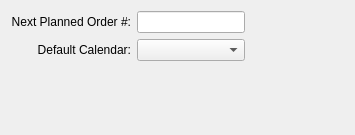
<?xml version="1.0" encoding="UTF-8"?>
<ui version="4.0">
 <comment>This file is part of the xTuple ERP: PostBooks Edition, a free and
open source Enterprise Resource Planning software suite,
Copyright (c) 1999-2010 by OpenMFG LLC, d/b/a xTuple.
It is licensed to you under the Common Public Attribution License
version 1.0, the full text of which (including xTuple-specific Exhibits)
is available at www.xtuple.com/CPAL.  By using this software, you agree
to be bound by its terms.</comment>
 <class>configureMS</class>
 <widget class="QWidget" name="configureMS">
  <property name="geometry">
   <rect>
    <x>0</x>
    <y>0</y>
    <width>355</width>
    <height>135</height>
   </rect>
  </property>
  <property name="windowTitle">
   <string>M/S Module Configuration</string>
  </property>
  <layout class="QGridLayout" name="gridLayout_2">
   <item row="0" column="0">
    <layout class="QHBoxLayout" name="horizontalLayout">
     <item>
      <layout class="QVBoxLayout" name="verticalLayout">
       <item>
        <layout class="QGridLayout" name="gridLayout">
         <item row="0" column="0">
          <widget class="QLabel" name="_nextPlanNumLit">
           <property name="text">
            <string>Next Planned Order #:</string>
           </property>
           <property name="alignment">
            <set>Qt::AlignRight|Qt::AlignTrailing|Qt::AlignVCenter</set>
           </property>
          </widget>
         </item>
         <item row="0" column="1">
          <widget class="XLineEdit" name="_nextPlanNumber">
           <property name="alignment">
            <set>Qt::AlignRight</set>
           </property>
          </widget>
         </item>
         <item row="1" column="0">
          <widget class="QLabel" name="_calendarLit">
           <property name="text">
            <string>Default Calendar:</string>
           </property>
           <property name="alignment">
            <set>Qt::AlignRight|Qt::AlignTrailing|Qt::AlignVCenter</set>
           </property>
          </widget>
         </item>
         <item row="1" column="1">
          <widget class="CalendarComboBox" name="_calendar"/>
         </item>
        </layout>
       </item>
       <item>
        <spacer name="verticalSpacer">
         <property name="orientation">
          <enum>Qt::Vertical</enum>
         </property>
         <property name="sizeHint" stdset="0">
          <size>
           <width>20</width>
           <height>40</height>
          </size>
         </property>
        </spacer>
       </item>
      </layout>
     </item>
     <item>
      <spacer name="horizontalSpacer">
       <property name="orientation">
        <enum>Qt::Horizontal</enum>
       </property>
       <property name="sizeHint" stdset="0">
        <size>
         <width>40</width>
         <height>20</height>
        </size>
       </property>
      </spacer>
     </item>
    </layout>
   </item>
  </layout>
 </widget>
 <layoutdefault spacing="6" margin="11"/>
 <pixmapfunction>qPixmapFromMimeSource</pixmapfunction>
 <customwidgets>
  <customwidget>
   <class>CalendarComboBox</class>
   <extends>XComboBox</extends>
   <header>calendarTools.h</header>
  </customwidget>
  <customwidget>
   <class>XComboBox</class>
   <extends>QComboBox</extends>
   <header>xcombobox.h</header>
  </customwidget>
  <customwidget>
   <class>XLineEdit</class>
   <extends>QLineEdit</extends>
   <header>xlineedit.h</header>
   <container>1</container>
  </customwidget>
 </customwidgets>
 <tabstops>
  <tabstop>_nextPlanNumber</tabstop>
 </tabstops>
 <resources/>
 <connections/>
</ui>
